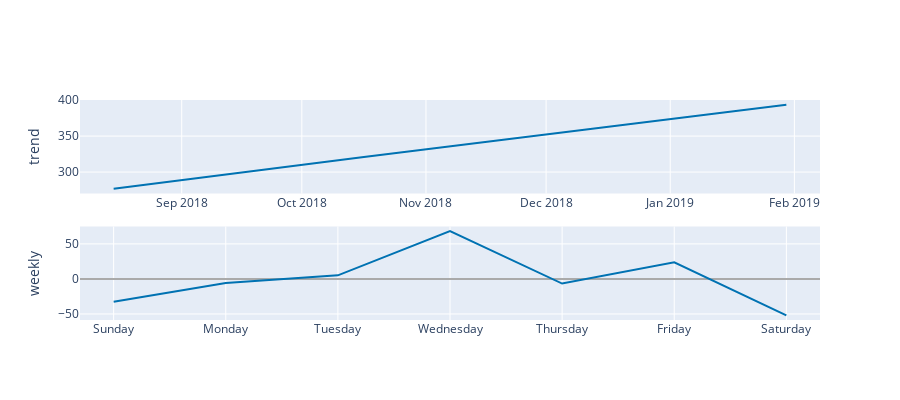

Here is the notebook cell this chart was saved with:
### Code cell
plot_components_plotly(m, forecast)

### Figure 1 — Plotly figure (JSON) as saved in the notebook; plotly's stock layout.template omitted (floating-point values rounded to 4 significant figures; data arrays with more than 128 entries replaced by an {"elided": "..."} marker saying what was removed)
{"data": [{"line": {"color": "#0072B2", "width": 2}, "mode": "lines", "name": "trend", "type": "scatter", "x": {"elided": "151 str values"}, "xaxis": "x", "y": {"elided": "151 float values"}, "yaxis": "y"}, {"line": {"color": "rgba(0, 114, 178, 0.2)", "width": 0}, "mode": "lines", "name": "trend_upper", "type": "scatter", "x": {"elided": "151 str values"}, "xaxis": "x", "y": {"elided": "151 float values"}, "yaxis": "y"}, {"fill": "tonexty", "fillcolor": "rgba(0, 114, 178, 0.2)", "line": {"color": "rgba(0, 114, 178, 0.2)", "width": 0}, "mode": "lines", "name": "trend_lower", "type": "scatter", "x": {"elided": "151 str values"}, "xaxis": "x", "y": {"elided": "151 float values"}, "yaxis": "y"}, {"line": {"color": "#0072B2", "width": 2}, "mode": "lines", "name": "weekly", "type": "scatter", "x": ["2017-01-01T00:00:00", "2017-01-02T00:00:00", "2017-01-03T00:00:00", "2017-01-04T00:00:00", "2017-01-05T00:00:00", "2017-01-06T00:00:00", "2017-01-07T00:00:00"], "xaxis": "x2", "y": [-32.45, -5.882, 5.099, 68.15, -6.598, 23.64, -51.96], "yaxis": "y2"}], "layout": {"height": 400, "showlegend": false, "width": 900, "xaxis": {"anchor": "y", "domain": [0, 1], "range": ["2018-08-06T14:24:00", "2019-02-07T09:36:00"], "type": "date"}, "xaxis2": {"anchor": "y2", "domain": [0, 1], "range": ["2016-12-31T16:48:00", "2017-01-07T07:12:00"], "tickformat": "%A", "type": "date"}, "yaxis": {"anchor": "x", "domain": [0.575, 1], "rangemode": "normal", "title": {"text": "trend"}, "zerolinecolor": "#AAA"}, "yaxis2": {"anchor": "x2", "domain": [0, 0.425], "title": {"text": "weekly"}, "zerolinecolor": "#AAA"}}}
